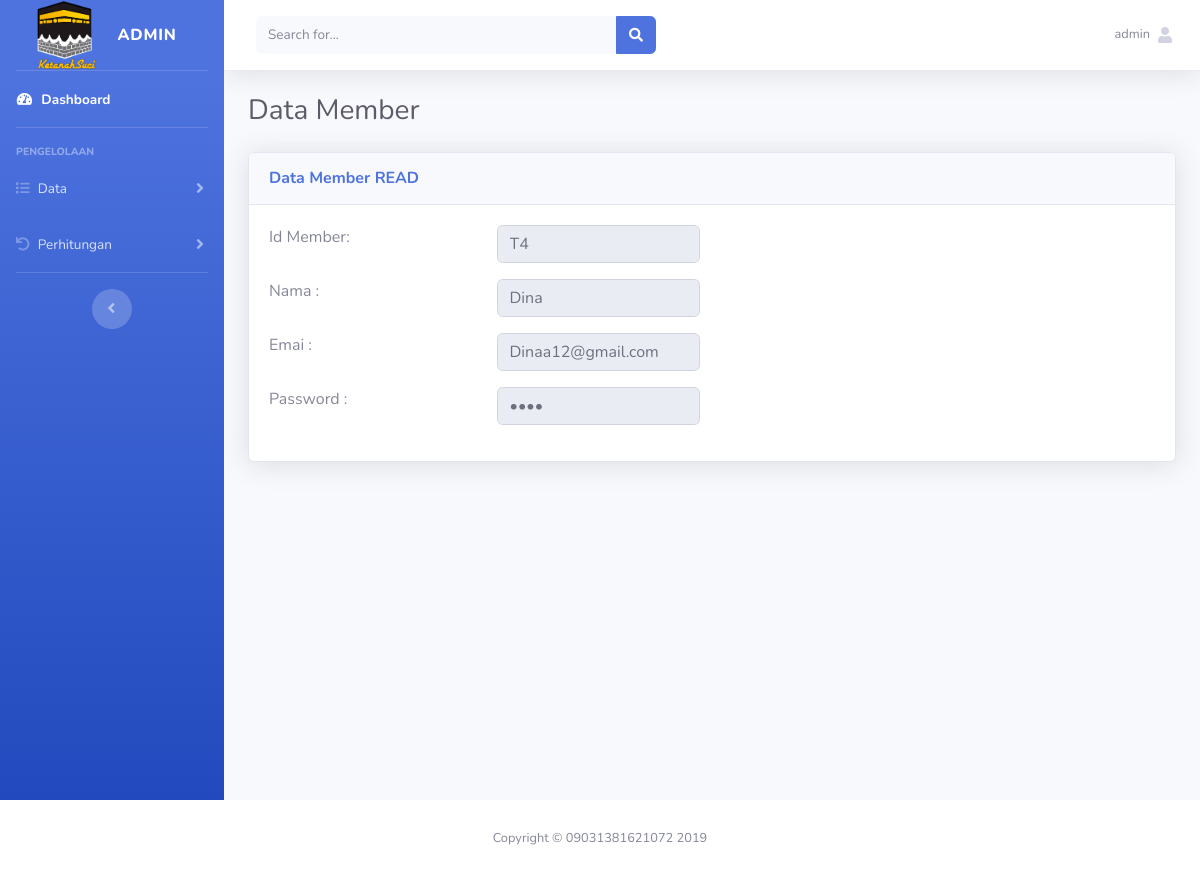
The app's page /index.php?url=data_member_lihat&id=T4 (signed in) with its own data.
### tables this page shows
CREATE TABLE `tbl_data_member` (
  `id` int(11) NOT NULL,
  `id_member` varchar(50) NOT NULL,
  `nama` varchar(50) NOT NULL,
  `alamat` varchar(100) NOT NULL
);

### config/routes.php (called while the page is built, shortened)
<?php
$req = [];
$include = [];
if(isset($_GET['url'])){
	switch ($_GET['url']) {
		case'data_member_lihat':
			$include[] ='halaman/customer/read.php';
		break;
	}
}else{
	$req[]='config/koneksi.php';
	$req[]='config/pengguna/load_data.php';
	$include[] ='pengguna_dashboard.php';
}
?>

### halaman/customer/read.php (the view)
<?php
include('config/koneksi.php');
$user_id=$_GET['id'];
$sql=mysqli_query($koneksi,"SELECT * FROM tbl_data_member INNER JOIN tbl_login ON tbl_data_member.id_member=tbl_login.user_id where `id_member`='$user_id'");
$data=mysqli_fetch_assoc($sql);
?>
<div class="container-fluid">
<div class="d-sm-flex align-items-center justify-content-between mb-4">
  <h1 class="h3 mb-0 text-gray-800">Data Member</h1>
</div>
            <div class="card shadow mb-4">
           <div class="card-header py-3">
               <h6 class="m-0 font-weight-bold text-primary"> Data Member READ</h6>
           </div>
           <div class="card-body">
              <div class="row">
                    <div class="form-group col-lg-3">
                    <label>Id Member:</label>
                    </div>
                    <div class="form-group col-lg-3">
                    <input type="text" class="form-control" value="<?php echo $data['id_member'];?>"readonly>
                    </div>
              </div>
              <div class="row">
                <div class="form-group col-lg-3">
                <label>Nama :</label>
                </div>
                <div class="form-group col-lg-3">
                <input type="text" class="form-control" value="<?php echo $data['nama'];?>" readonly>
                </div>
              </div>
              <div class="row">
                <div class="form-group col-lg-3">
                <label>Emai :</label>
                </div>
                <div class="form-group col-lg-3">
                <input type="text" class="form-control" value="<?php echo $data['email'];?>" readonly>
                </div>
              </div>
              <div class="row">
                <div class="form-group col-lg-3">
                <label>Password :</label>
                </div>
                <div class="form-group col-lg-3">
                <input type="password" class="form-control" value="<?php echo $data['password'];?>" readonly>
                </div>
              </div>
        </div>
</div>
</div>
</div>
</div>
</div>

### index.php (shortened to what this page needs)
<?php
include 'config/routes.php';
if($_SESSION['level'] == 'admin'){
	   include 'halaman/admin_header.php';
	   } else if ($_SESSION['level'] == 'agent'){
	  include 'halaman/agent_travel_header.php';
	   }
foreach ($include as $key => $value) {
	require_once $value;
}
if($_SESSION['level'] == 'pengguna'){
	include 'halaman/footer_pengguna.php';
}else if($_SESSION['level'] == 'member'){
	include 'halaman/footer_pengguna.php';
}
else{
	include 'halaman/footer.php';
}
?>

### records on screen
tbl_data_member: id_member "T4", nama "Dina", email "Dinaa12@gmail.com"

### other values on screen
$_SESSION['username'] "admin"
